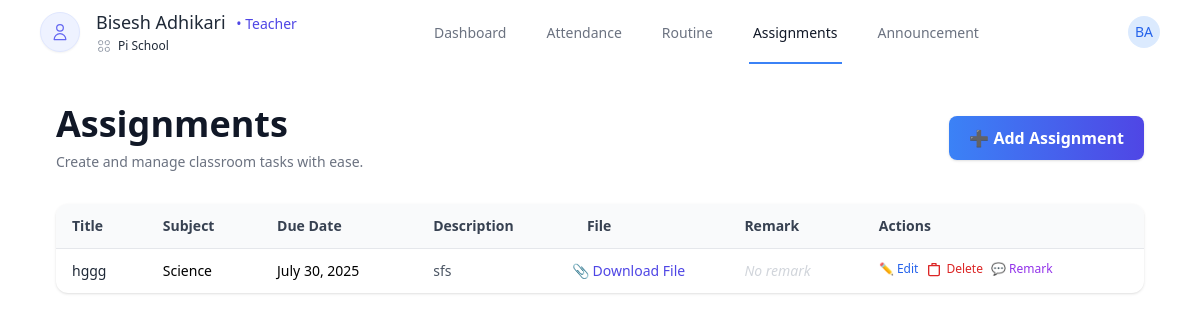
Before: /assignment/ (signed in) with the older database file.
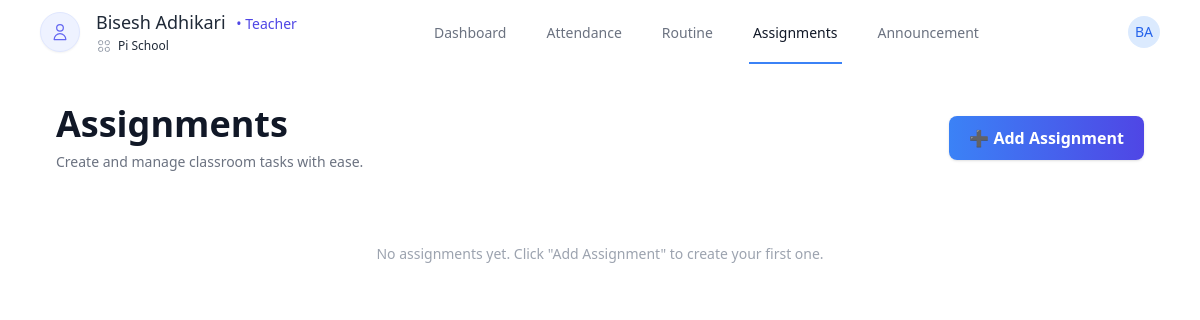
After: the same page with the newer database file.
### school/models.py (models this page shows, shortened)
class Assignment(models.Model):
    title = models.CharField(max_length=255)
    subject = models.CharField(max_length=100, blank=True)  # blank=True allows unassigned teachers to skip
    description = models.TextField(blank=True)
    due_date = models.DateField()
    assignment_file = models.FileField(upload_to='assignments/', null=True, blank=True)
    created_by = models.ForeignKey(settings.AUTH_USER_MODEL, on_delete=models.CASCADE)
    school = models.ForeignKey(School, on_delete=models.CASCADE, null=True, blank=True)
    grade = models.ForeignKey(Grade, null=True, blank=True, on_delete=models.SET_NULL)
    section = models.ForeignKey(Section, null=True, blank=True, on_delete=models.SET_NULL)
    created_at = models.DateTimeField(auto_now_add=True)
    remark = models.TextField(blank=True, null=True)

### dashboard/views.py (the view)
# urls.py: path('assignment/', assignment_view, name='assignment'),
def assignment_view(request):
    school = request.user.school
    assignments = Assignment.objects.filter(school=school)
    context = {
        'assignments': assignments,
    }
    return render(request, 'dashboard/teachers/assignment.html', context)

### dashboard/templatetags/custom_tags.py (called while the page is built)
@register.filter
def short_school_name(value):
    words = value.split()
    if len(words) >= 4:
        return f"{words[0]} {words[1]} {words[-1]}"
    return value

### dashboard/templates/dashboard/teachers/assignment.html
{% extends "dashboard/base.html" %}
{% block content %}
<div class="max-w-6xl mx-auto px-4 sm:px-6 lg:px-8 py-10">
  <div class="flex items-center justify-between mb-8">
    <div>
      <h1 class="text-4xl font-extrabold text-gray-900">Assignments</h1>
      <p class="text-sm text-gray-500 mt-2">Create and manage classroom tasks with ease.</p>
    </div>
    <a href="/routine"
      class="bg-gradient-to-r from-blue-500 to-indigo-600 text-white px-5 py-2.5 rounded-lg font-semibold shadow hover:shadow-xl transition-all duration-200">
      ➕ Add Assignment
    </a>
  </div>
  {% if assignments %}
    <div class="overflow-x-auto bg-white rounded-xl shadow">
      <table class="min-w-full divide-y divide-gray-200 text-sm">
        <thead class="bg-gray-50 text-left text-gray-700 font-semibold">
          <tr>
            <th class="px-4 py-3">Title</th>
            <th class="px-4 py-3">Subject</th>
            <th class="px-4 py-3">Due Date</th>
            <th class="px-4 py-3">Description</th>
            <th class="px-4 py-3">File</th>
            <th class="px-4 py-3">Remark</th>
            <th class="px-4 py-3">Actions</th>
          </tr>
        </thead>
        <tbody class="divide-y divide-gray-100">
          {% for assignment in assignments %}
            <tr class="hover:bg-gray-50 transition">
              <td class="px-4 py-3 font-medium text-gray-800">{{ assignment.title }}</td>
              <td class="px-4 py-3">{{ assignment.subject }}</td>
              <td class="px-4 py-3">{{ assignment.due_date }}</td>
              <td class="px-4 py-3 text-gray-600 max-w-xs truncate">{{ assignment.description }}</td>
              <td>
                {% if assignment.assignment_file %}
                <a href="{% url 'download_assignment' assignment.id %}" class="text-indigo-600 hover:underline text-sm">
                📎 Download File
                </a>
                {% else %}
                <span class="text-gray-400 text-xs">—</span>
                {% endif %}
             </td>
              <td class="px-4 py-3 text-gray-500 italic">
                {% if assignment.remark %}
                  {{ assignment.remark }}
                {% else %}
                  <span class="text-gray-300">No remark</span>
                {% endif %}
              </td>
              <td class="px-4 py-3 flex gap-2">
                <a href="{% url 'edit_assignment' assignment.id %}" class="text-blue-600 hover:underline text-xs">✏️ Edit</a>
                <a href="{% url 'delete_assignment' assignment.id %}" class="text-red-600 hover:underline text-xs flex items-center gap-1">
                <svg xmlns="http://www.w3.org/2000/svg" class="h-4 w-4" fill="none"
                    viewBox="0 0 24 24" stroke="currentColor" stroke-width="2">
                    <path stroke-linecap="round" stroke-linejoin="round" d="M6 7h12M9 7V4h6v3M4 7h16v13a2 2 0 01-2 2H6a2 2 0 01-2-2V7z" />
                </svg>
                Delete
                </a>
                <a href="{% url 'add_remark' assignment.id %}" class="text-purple-600 hover:underline text-xs">💬 Remark</a>
              </td>
            </tr>
          {% endfor %}
        </tbody>
      </table>
    </div>
  {% else %}
    <div class="text-center text-gray-400 py-10">
      <p class="text-sm">No assignments yet. Click "Add Assignment" to create your first one.</p>
    </div>
  {% endif %}
</div>
{% endblock %}

Changed rows visible on the page:
removed Assignment: title "hggg", subject "Science", due_date "July 30, 2025", description "sfs", shows "📎 Download File", shows "No remark"
Other visible differences:
text no longer shown: "Title Subject Due Date Description File Remark Actions"
text now shown: "No assignments yet. Click \"Add Assignment\" to create your first one."
